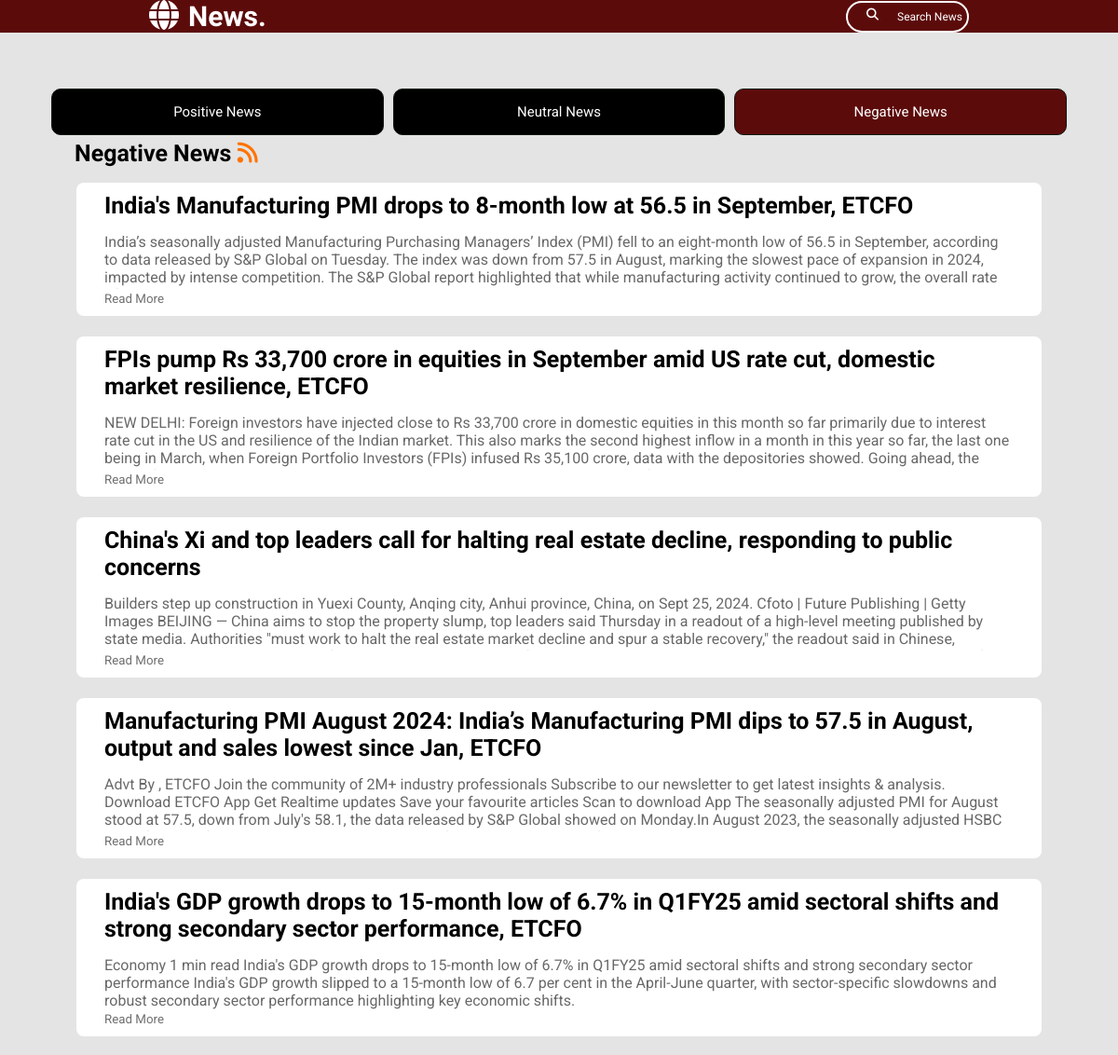
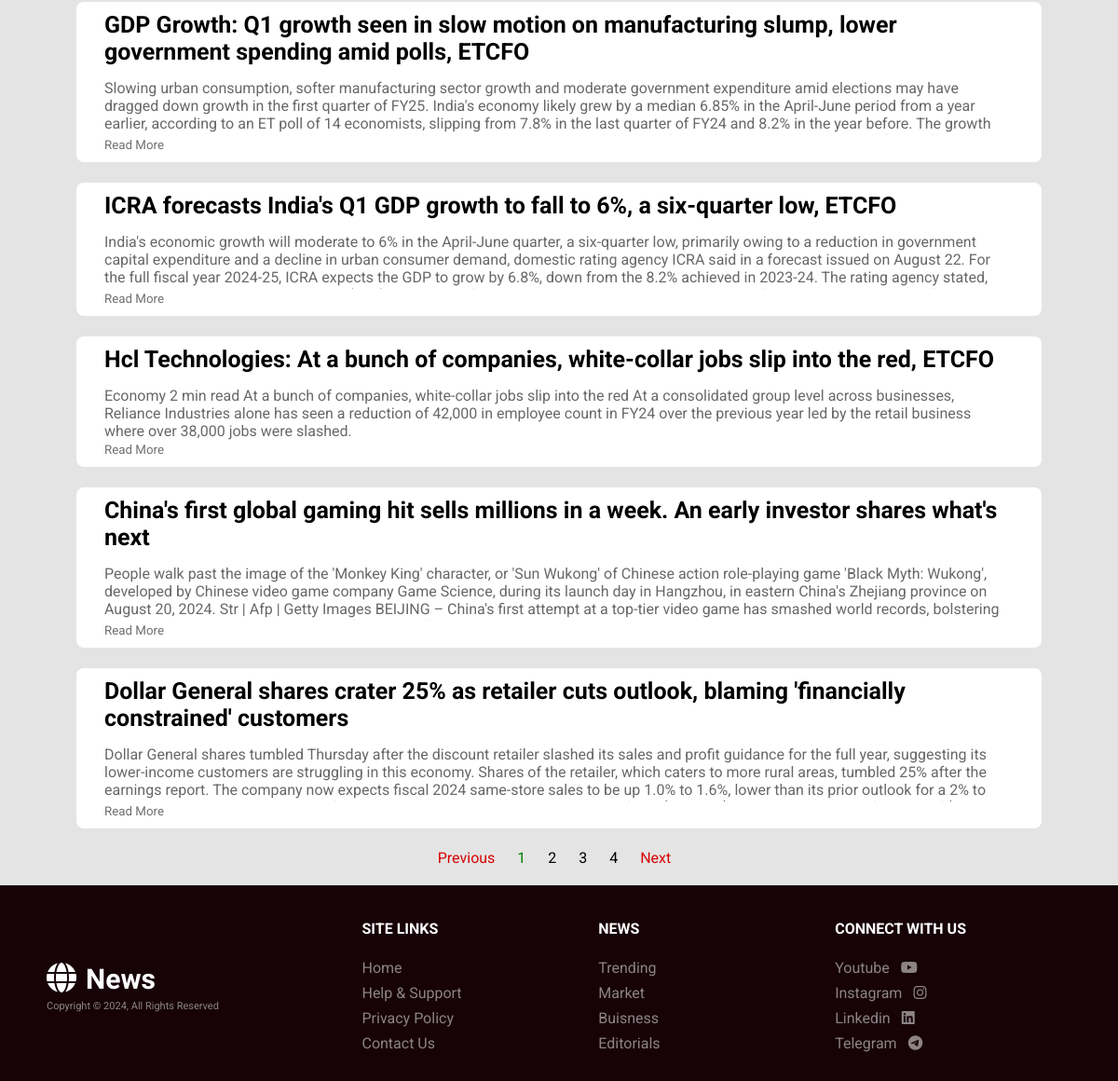
/negative-news, run on the app's committed database (2 pictures, top to bottom).
### app.py (models this page shows, shortened)
class NewsApp(db.Model):
    sno = db.Column(db.Integer, primary_key=True)
    title = db.Column(db.String(300), nullable=False)
    author = db.Column(db.String(100), nullable=False)
    publish_date = db.Column(db.DateTime, nullable=True)
    content = db.Column(db.Text)
    url = db.Column(db.Text)
    imageurl = db.Column(db.Text)
    sentiments = db.Column(db.String(10), nullable=False)

### app.py (the view)
@app.route('/negative-news')
def negative_news():
    page = request.args.get('page', 1, type=int)
    per_page = 10
    negative_news = NewsApp.query.filter_by(sentiments='negative').order_by(NewsApp.publish_date.desc()).paginate(page=page, per_page=per_page, error_out=False)
    return render_template('negative.html', news=negative_news)

### templates/negative.html (shortened to what this page needs)
{% extends 'layout.html' %} {% block body %}
<div class="btn-group">
  <a href="{{ url_for('positive_news') }}"><button>Positive News</button></a>
  <a href="{{ url_for('neutral_news') }}"><button>Neutral News</button></a>
  <a href="{{ url_for('negative_news') }}"
    ><button style="background-color: rgb(92, 11, 11)">Negative News</button></a
  >
</div>
<div class="container">
  <div class="news-table">
    <h2>Negative News <i class="fa-solid fa-rss"></i></h2>
    <table>
      <tbody>
        {% for article in news %} {% if article.sentiments == 'negative' %}
        <tr>
          <td class="post">
            <div class="post-right">
              <a href="{{ article.url }}">
                <h2>{{ article.title }}</h2>
              </a>
              <div class="content">
                <p>{{ article.content }}</p>
              </div>
              <button class="read-more-btn" onclick="toggleContent(this)">
                Read More
              </button>
            </div>
          </td>
        </tr>
        {% endif %} {% endfor %}
      </tbody>
    </table>
  </div>
</div>
{% endblock body %}

### static/style.css (style rules this page uses)
* { margin: 0%; padding: 0%; box-sizing:border-box; font-family: "Roboto", sans-serif; text-decoration: none; list-style: none; }
body { background-color: #e4e4e4; }
.container { display: flex; }
.news-table { width: 100%; padding-left: 30px; padding-right: 30px; margin-bottom: 0px; }
.news-table h2 { margin-bottom: 15px; font-size: 25px; }
.news-table h2 i { color: rgb(255, 115, 0); font-size: 25px; }
.content { max-height: 60px; overflow: hidden; transition: max-height 0.3s ease; color: #686868; }
.read-more-btn { cursor: pointer; color: #707070; border: none; background-color: transparent; }
.btn-group { display: flex; flex-direction: row; }
.btn-group a { width: 100%; margin: 5px; }
.btn-group a button { background-color: #000000; border: 1px solid rgb(16, 24, 16); color: white; border-radius: 10px; font-size: 15px; padding: 15px; cursor: pointer; float: left; width: 100%; }
.btn-group:after { content: ""; clear: both; display: table; }
.post { display: flex; background-color: #fff; padding: 10px; margin-bottom: 20px; border-radius: 8px; }
.post .post-right { padding-left: 20px; padding-right: 20px; }
.post .post-right a { color: #000; }

### data on the page
NewsApp: title "India's Manufacturing PMI drops to 8-month low at 56.5 in September, ETCFO", content "India’s seasonally adjusted Manufacturing Purchasing Managers’ Index (PMI) fell to an eight-month low of 56.5 in September, according to data released by S&P Global on Tuesday. The index was down from 57.5 in August, marking the slowest pace of expansion in 2024, impacted by intense competition. The S&P Global report highlighted that while manufacturing activity continued to grow, the overall rate…"
NewsApp: title "FPIs pump Rs 33,700 crore in equities in September amid US rate cut, domestic market resilience, ETCFO", content "NEW DELHI: Foreign investors have injected close to Rs 33,700 crore in domestic equities in this month so far primarily due to interest rate cut in the US and resilience of the Indian market. This also marks the second highest inflow in a month in this year so far, the last one being in March, when Foreign Portfolio Investors (FPIs) infused Rs 35,100 crore, data with the depositories showed. Going ahead, the…"
NewsApp: title "China's Xi and top leaders call for halting real estate decline, responding to public concerns", content "Builders step up construction in Yuexi County, Anqing city, Anhui province, China, on Sept 25, 2024. Cfoto | Future Publishing | Getty Images BEIJING — China aims to stop the property slump, top leaders said Thursday in a readout of a high-level meeting published by state media. Authorities \"must work to halt the real estate market decline and spur a stable recovery,\" the readout said in Chinese,…"
NewsApp: title "Manufacturing PMI August 2024: India’s Manufacturing PMI dips to 57.5 in August, output and sales lowest since Jan, ETCFO", content "Advt By , ETCFO Join the community of 2M+ industry professionals Subscribe to our newsletter to get latest insights & analysis. Download ETCFO App Get Realtime updates Save your favourite articles Scan to download App The seasonally adjusted PMI for August stood at 57.5, down from July's 58.1, the data released by S&P Global showed on Monday.In August 2023, the seasonally adjusted HSBC…"
NewsApp: title "India's GDP growth drops to 15-month low of 6.7% in Q1FY25 amid sectoral shifts and strong secondary sector performance, ETCFO", content "Economy 1 min read India's GDP growth drops to 15-month low of 6.7% in Q1FY25 amid sectoral shifts and strong secondary sector performance India's GDP growth slipped to a 15-month low of 6.7 per cent in the April-June quarter, with sector-specific slowdowns and robust secondary sector performance highlighting key economic shifts."
NewsApp: title "GDP Growth: Q1 growth seen in slow motion on manufacturing slump, lower government spending amid polls, ETCFO", content "Slowing urban consumption, softer manufacturing sector growth and moderate government expenditure amid elections may have dragged down growth in the first quarter of FY25. India's economy likely grew by a median 6.85% in the April-June period from a year earlier, according to an ET poll of 14 economists, slipping from 7.8% in the last quarter of FY24 and 8.2% in the year before. The growth…"
NewsApp: title "ICRA forecasts India's Q1 GDP growth to fall to 6%, a six-quarter low, ETCFO", content "India's economic growth will moderate to 6% in the April-June quarter, a six-quarter low, primarily owing to a reduction in government capital expenditure and a decline in urban consumer demand, domestic rating agency ICRA said in a forecast issued on August 22. For the full fiscal year 2024-25, ICRA expects the GDP to grow by 6.8%, down from the 8.2% achieved in 2023-24. The rating agency stated,…"
NewsApp: title "Hcl Technologies: At a bunch of companies, white-collar jobs slip into the red, ETCFO", content "Economy 2 min read At a bunch of companies, white-collar jobs slip into the red At a consolidated group level across businesses, Reliance Industries alone has seen a reduction of 42,000 in employee count in FY24 over the previous year led by the retail business where over 38,000 jobs were slashed."
NewsApp: title "China's first global gaming hit sells millions in a week. An early investor shares what's next", content "People walk past the image of the 'Monkey King' character, or 'Sun Wukong' of Chinese action role-playing game 'Black Myth: Wukong', developed by Chinese video game company Game Science, during its launch day in Hangzhou, in eastern China's Zhejiang province on August 20, 2024. Str | Afp | Getty Images BEIJING – China's first attempt at a top-tier video game has smashed world records, bolstering…"
NewsApp: title "Dollar General shares crater 25% as retailer cuts outlook, blaming 'financially constrained' customers", content "Dollar General shares tumbled Thursday after the discount retailer slashed its sales and profit guidance for the full year, suggesting its lower-income customers are struggling in this economy. Shares of the retailer, which caters to more rural areas, tumbled 25% after the earnings report. The company now expects fiscal 2024 same-store sales to be up 1.0% to 1.6%, lower than its prior outlook for a 2% to…"

### other printed values
{{ page_num }} "1"
{{ page_num }} "2" "3" "4"
